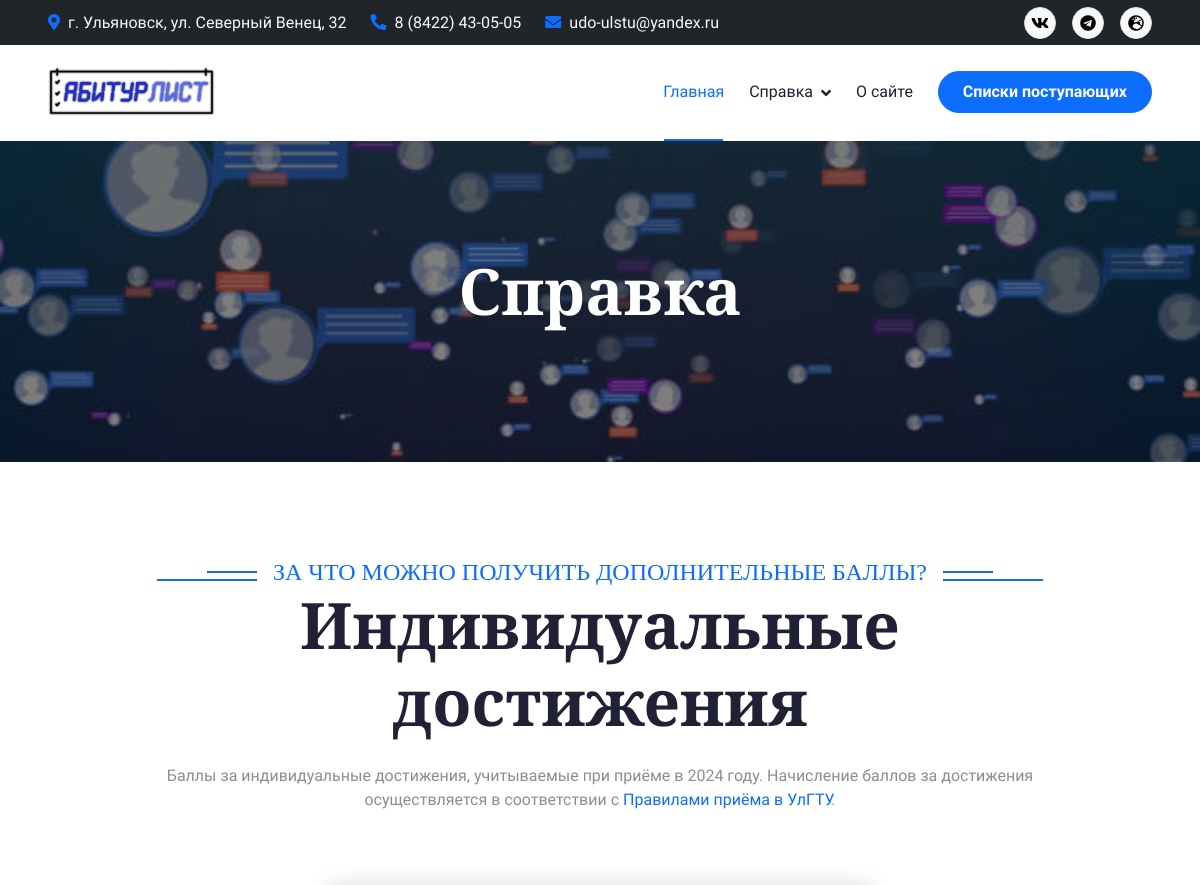
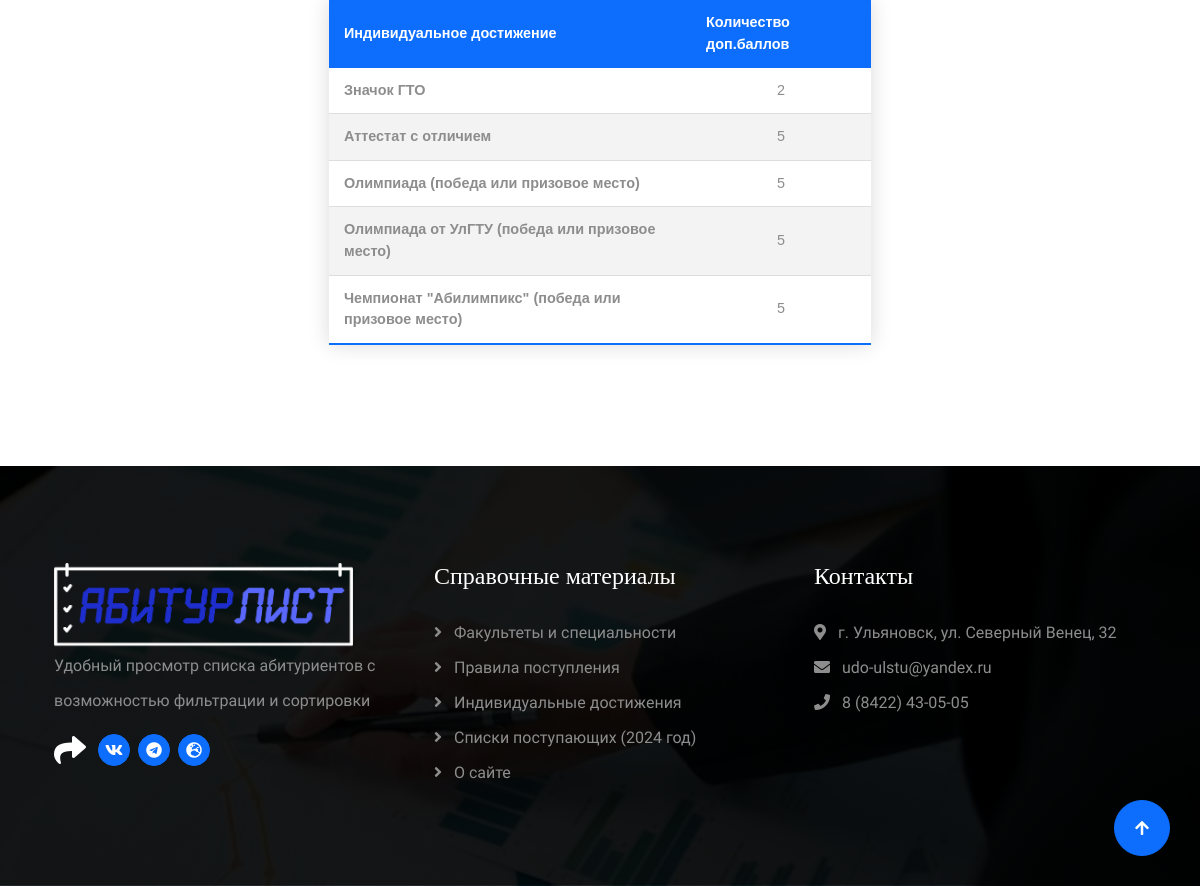
The page /individual_achievements on the database its author committed (2 pictures, top to bottom).
### web_app/models.py (models this page shows)
class IndividualAchievements(db.Model):
    __tablename__ = 'individualachievementss'
    id = db.Column(db.Integer, primary_key=True)
    name = db.Column(db.String(500), nullable=False)
    score = db.Column(db.Integer, nullable=False)

### web_app/views.py (the view)
@app.route('/individual_achievements', methods=['GET'])
def individual_achievements():
    individual_achievements = IndividualAchievements.query.all()
    return render_template('individual_achievements.html', individual_achievements=individual_achievements)

### web_app/views.py (called while the page is built)
@app.after_request
def redirect_to_signin(response):
    if response.status_code == 401:
        return redirect(url_for('login'))
    return response

### web_app/templates/individual_achievements.html (shortened to what this page needs)
{% extends 'base.html' %}
{% block content %}
        <div class="container-fluid bg-breadcrumb">
            <div class="container text-center py-5" style="max-width: 900px;">
                <h1 class="text-white display-3 mb-4 wow fadeInDown" data-wow-delay="0.1s">Справка</h1>
            </div>
        </div>
        <div class="container-fluid blog py-5">
            <div class="container py-5">
                <div class="section-title mb-5 wow fadeInUp" data-wow-delay="0.1s" style="visibility: visible; animation-delay: 0.1s; animation-name: fadeInUp;">
                    <div class="sub-style">
                        <h4 class="sub-title px-3 mb-0">За что можно получить дополнительные баллы?</h4>
                    </div>
                    <h1 class="display-3 mb-4">Индивидуальные достижения</h1>
                    <p class="mb-0">Баллы за индивидуальные достижения, учитываемые при приёме в 2024 году.
                        Начисление баллов за достижения осуществляется в соответствии с
                        <a href="https://ulstu.ru/news/1929/">Правилами приёма в УлГТУ</a>.
                    </p>
                </div>
                <div class="row g-2 justify-content-center">
                    <div class="col-md-6 col-lg-4 col-xl-6 wow fadeInUp" data-wow-delay="0.1s" style="visibility: visible; animation-delay: 0.1s; animation-name: fadeInUp;">
                        <table class="styled-table">
                            <thead>
                                <tr>
                                    <th>Индивидуальное достижение</th>
                                    <th>Количество доп.баллов</th>
                                </tr>
                            </thead>
                            <tbody>
                                {% for ind_ach in individual_achievements %}
                                    <tr>
                                        <td><b>{{ ind_ach.name }}</b></td>
                                        <td align="center">{{ ind_ach.score }}</td>
                                    </tr>
                                {% endfor %}
                            </tbody>
                        </table>
                    </div>
                </div>
            </div>
        </div>
{% endblock %}

### web_app/static/css/style.css (style rules this page uses)
.section-title { max-width: 900px; text-align: center; margin: 0 auto; }
.section-title .sub-style { position: relative; display: inline-block; text-transform: uppercase; color: var(--bs-blue); }
.section-title .sub-style::before { content: ""; width: 100px; position: absolute; top: 50%; left: 0; transform: translateY(-50%); margin-top: 8px; margin-left: -100px; border: 1px solid var(--bs-blue) !important; }
.section-title .sub-style::after { content: ""; width: 50px; position: absolute; top: 50%; left: 0; transform: translateY(-50%); margin-bottom: 5px; margin-left: -50px; border: 1px solid var(--bs-blue) !important; }
.sub-title { position: relative; display: inline-block; text-transform: uppercase; color: var(--bs-blue); }
.sub-title::before { content: ""; width: 100px; position: absolute; top: 50%; right: 0; transform: translateY(-50%); margin-top: 8px; margin-right: -100px; border: 1px solid var(--bs-blue) !important; }
.sub-title::after { content: ""; width: 50px; position: absolute; top: 50%; right: 0; transform: translateY(-50%); margin-bottom: 8px; margin-right: -50px; border: 1px solid var(--bs-blue) !important; }
.bg-breadcrumb { background: linear-gradient(rgba(0, 0, 0, 0.5), rgba(0, 0, 0, 0.5)), url(../img/page_users.jpg); background-position: center center; background-repeat: no-repeat; background-size: cover; padding: 160px 0 60px 0; }
.styled-table { border-collapse: collapse; margin: 25px 0; font-size: 0.9em; font-family: sans-serif; min-width: 400px; box-shadow: 0 0 20px rgba(0, 0, 0, 0.15); }
.styled-table thead tr { background-color: #0d6efd; color: #ffffff; text-align: left; }
.styled-table th, .styled-table td { padding: 12px 15px; }
.styled-table tbody tr { border-bottom: 1px solid #dddddd; }
.styled-table tbody tr:nth-of-type(even) { background-color: #f3f3f3; }
.styled-table tbody tr:last-of-type { border-bottom: 2px solid #0d6efd; }

### rows shown on the page
IndividualAchievements: name "Значок ГТО", score "2"
IndividualAchievements: name "Аттестат с отличием", score "5"
IndividualAchievements: name "Олимпиада (победа или призовое место)", score "5"
IndividualAchievements: name "Олимпиада от УлГТУ (победа или призовое место)", score "5"
IndividualAchievements: name "Чемпионат \"Абилимпикс\" (победа или призовое место)", score "5"
